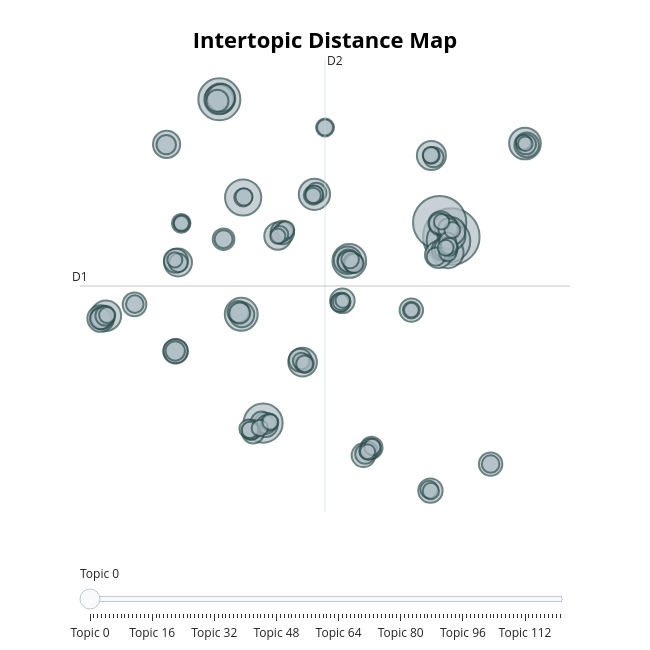

The cell this chart's notebook holds for it:
### Code cell
tc_model.visualize_topics()
